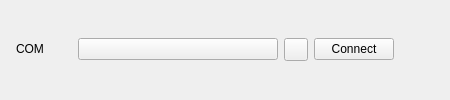
      <widget class="CardWidget" name="ConnectCard">
       <property name="minimumSize">
        <size>
         <width>0</width>
         <height>50</height>
        </size>
       </property>
       <layout class="QVBoxLayout" name="verticalLayout_6">
        <item>
         <layout class="QHBoxLayout" name="horizontalLayout_5">
          <property name="leftMargin">
           <number>5</number>
          </property>
          <property name="rightMargin">
           <number>5</number>
          </property>
          <item>
           <layout class="QHBoxLayout" name="horizontalLayout_6">
            <property name="leftMargin">
             <number>0</number>
            </property>
            <property name="topMargin">
             <number>0</number>
            </property>
            <property name="rightMargin">
             <number>0</number>
            </property>
            <item>
             <widget class="BodyLabel" name="BodyLabel_Serial">
              <property name="sizePolicy">
               <sizepolicy hsizetype="Fixed" vsizetype="Fixed">
                <horstretch>0</horstretch>
                <verstretch>0</verstretch>
               </sizepolicy>
              </property>
              <property name="minimumSize">
               <size>
                <width>56</width>
                <height>0</height>
               </size>
              </property>
              <property name="text">
               <string>COM</string>
              </property>
             </widget>
            </item>
            <item>
             <widget class="ComboBox" name="ComboBox_Serial">
              <property name="minimumSize">
               <size>
                <width>200</width>
                <height>0</height>
               </size>
              </property>
             </widget>
            </item>
            <item alignment="Qt::AlignVCenter">
             <widget class="PrimaryToolButton" name="Button_UpdateSerial">
              <property name="sizePolicy">
               <sizepolicy hsizetype="Fixed" vsizetype="Fixed">
                <horstretch>0</horstretch>
                <verstretch>0</verstretch>
               </sizepolicy>
              </property>
              <property name="text">
               <string/>
              </property>
              <property name="icon">
               <iconset theme="Update">
                <normaloff>C:/Users/w1078/.designer/backup</normaloff>C:/Users/w1078/.designer/backup</iconset>
              </property>
             </widget>
            </item>
           </layout>
          </item>
          <item>
           <widget class="PrimaryPushButton" name="ButtonConnectSerial">
            <property name="text">
             <string>Connect</string>
            </property>
           </widget>
          </item>
          <item>
           <spacer name="horizontalSpacer">
            <property name="orientation">
             <enum>Qt::Horizontal</enum>
            </property>
            <property name="sizeHint" stdset="0">
             <size>
              <width>40</width>
              <height>20</height>
             </size>
            </property>
           </spacer>
          </item>
         </layout>
        </item>
       </layout>
      </widget>
